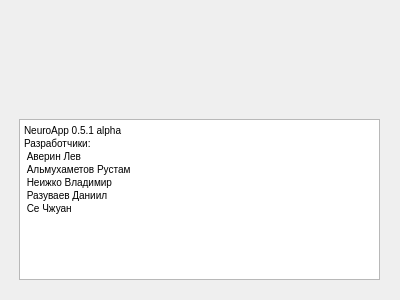
<?xml version="1.0" encoding="UTF-8"?>
<ui version="4.0">
 <class>AboutWindow</class>
 <widget class="QDialog" name="AboutWindow">
  <property name="windowModality">
   <enum>Qt::ApplicationModal</enum>
  </property>
  <property name="geometry">
   <rect>
    <x>0</x>
    <y>0</y>
    <width>400</width>
    <height>300</height>
   </rect>
  </property>
  <property name="minimumSize">
   <size>
    <width>400</width>
    <height>300</height>
   </size>
  </property>
  <property name="maximumSize">
   <size>
    <width>400</width>
    <height>300</height>
   </size>
  </property>
  <property name="windowTitle">
   <string>О NeuroApp</string>
  </property>
  <widget class="QTextBrowser" name="textBrowser">
   <property name="geometry">
    <rect>
     <x>19</x>
     <y>119</y>
     <width>361</width>
     <height>161</height>
    </rect>
   </property>
   <property name="minimumSize">
    <size>
     <width>0</width>
     <height>0</height>
    </size>
   </property>
   <property name="maximumSize">
    <size>
     <width>16777215</width>
     <height>16777215</height>
    </size>
   </property>
   <property name="html">
    <string>&lt;!DOCTYPE HTML PUBLIC &quot;-//W3C//DTD HTML 4.0//EN&quot; &quot;http://www.w3.org/TR/REC-html40/strict.dtd&quot;&gt;
&lt;html&gt;&lt;head&gt;&lt;meta name=&quot;qrichtext&quot; content=&quot;1&quot; /&gt;&lt;style type=&quot;text/css&quot;&gt;
p, li { white-space: pre-wrap; }
&lt;/style&gt;&lt;/head&gt;&lt;body style=&quot; font-family:'MS Shell Dlg 2'; font-size:7.8pt; font-weight:400; font-style:normal;&quot;&gt;
&lt;p style=&quot; margin-top:0px; margin-bottom:0px; margin-left:0px; margin-right:0px; -qt-block-indent:0; text-indent:0px;&quot;&gt;NeuroApp 0.5.1 alpha&lt;/p&gt;
&lt;p style=&quot; margin-top:0px; margin-bottom:0px; margin-left:0px; margin-right:0px; -qt-block-indent:0; text-indent:0px;&quot;&gt;Разработчики:&lt;/p&gt;
&lt;p style=&quot; margin-top:0px; margin-bottom:0px; margin-left:0px; margin-right:0px; -qt-block-indent:0; text-indent:0px;&quot;&gt; Аверин Лев &lt;/p&gt;
&lt;p style=&quot; margin-top:0px; margin-bottom:0px; margin-left:0px; margin-right:0px; -qt-block-indent:0; text-indent:0px;&quot;&gt; Альмухаметов Рустам&lt;/p&gt;
&lt;p style=&quot; margin-top:0px; margin-bottom:0px; margin-left:0px; margin-right:0px; -qt-block-indent:0; text-indent:0px;&quot;&gt; Неижко Владимир&lt;/p&gt;
&lt;p style=&quot; margin-top:0px; margin-bottom:0px; margin-left:0px; margin-right:0px; -qt-block-indent:0; text-indent:0px;&quot;&gt; Разуваев Даниил&lt;/p&gt;
&lt;p style=&quot; margin-top:0px; margin-bottom:0px; margin-left:0px; margin-right:0px; -qt-block-indent:0; text-indent:0px;&quot;&gt; Се Чжуан&lt;/p&gt;&lt;/body&gt;&lt;/html&gt;</string>
   </property>
  </widget>
  <widget class="QLabel" name="label">
   <property name="geometry">
    <rect>
     <x>90</x>
     <y>20</y>
     <width>211</width>
     <height>91</height>
    </rect>
   </property>
   <property name="text">
    <string/>
   </property>
   <property name="pixmap">
    <pixmap resource="MainWindow.qrc">:/MainWindow/Images/2019-05-23_14-37-20.png</pixmap>
   </property>
   <property name="scaledContents">
    <bool>true</bool>
   </property>
  </widget>
 </widget>
 <resources>
  <include location="MainWindow.qrc"/>
 </resources>
 <connections/>
</ui>
